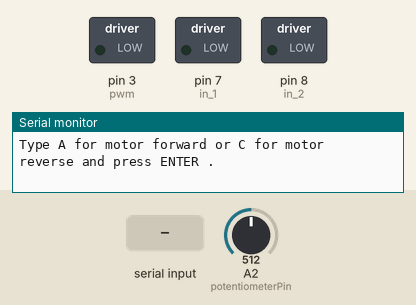
A sketch run on a simulated Arduino Uno, built with avr-gcc and run on an emulated ATmega328P. Parts: switched loads named in the sketch (green lamp = pin HIGH), the last lines printed to the serial monitor. The test bench sets the inputs (shaded band); at power-on: A2 (potentiometerPin) = 512.

Above: at 1.2 s.
1.3 s: "A" received over Serial
At 2.4 s:
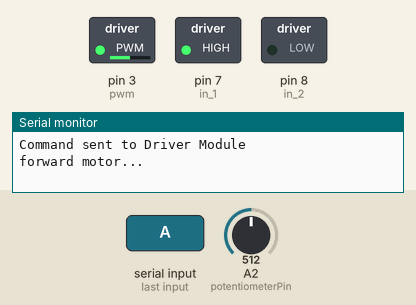
2.8 s: A2 (potentiometerPin) set to 716
At 6.7 s:
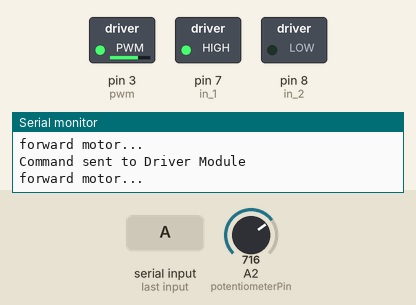
8.8 s: "C" received over Serial
At 9.8 s:
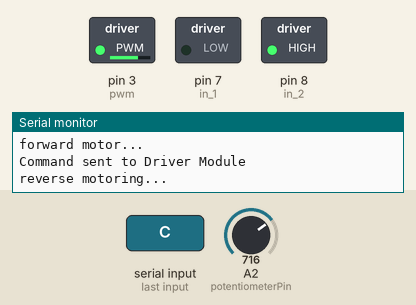
10.8 s: A2 (potentiometerPin) set to 900
At 16.7 s:
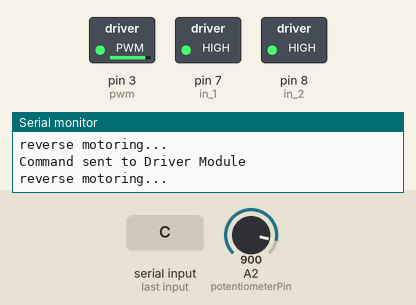
16.8 s: "a" received over Serial
At 18.3 s:
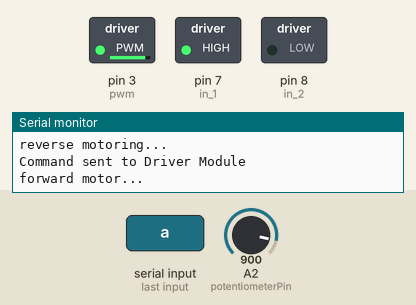
18.8 s: A2 (potentiometerPin) set to 122
At 22.6 s:
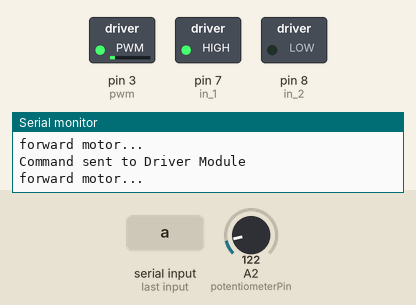
Timing chart, 0 to 29.8 s (numbered marks = the images above; inputs shaded):
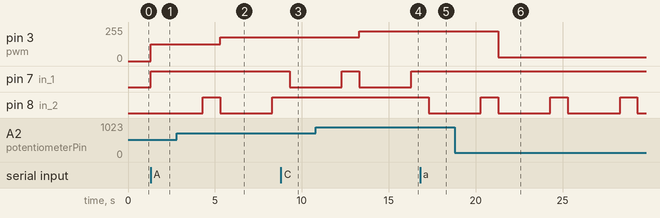

Measured:
- after the input at 1.3 s, pin 3 (pwm): 0/255 → 127/255 at once; pin 7 (in_1): LOW → HIGH at once
- after the input at 2.8 s, pin 3 (pwm): 127/255 → 178/255 after 2.5 s
- after the input at 8.8 s, pin 7 (in_1): HIGH → LOW after 0.50 s; pin 8 (in_2): stays HIGH (without the input it goes to LOW after 0.50 s)
- after the input at 10.8 s, pin 3 (pwm): 178/255 → 224/255 after 2.5 s
- after the input at 16.8 s, pin 7 (in_1): stays HIGH (without the input it goes to LOW after 0.50 s); pin 8 (in_2): HIGH → LOW after 0.50 s
- after the input at 18.8 s, pin 3 (pwm): 224/255 → 30/255 after 2.5 s

The sketch:

dc_motor_control.ino
```cpp
const int pwm = 3 ;  //initializing pin 2 as pwm
const int in_1 = 7 ;
const int in_2 = 8 ;
const int potentiometerPin = A2;
const int start_button = 4;
const int reverse_button = 5;
const int safety_button = 6;
int start_variable =0;


void setup()
  {
      pinMode(pwm,OUTPUT) ;   //we have to set PWM pin as output
      pinMode(in_1,OUTPUT) ;  //Logic pins are also set as output
      pinMode(in_2,OUTPUT) ;
      Serial.begin(9600);
      Serial.println(".........................DC MOTOR CONTROL................................");
      Serial.println("Type A for motor forward or C for motor reverse and press ENTER .");
  }

void loop()

{
        int potValue = potentiometerValue();
        int speed_val = map(potValue, 0, 1023, 0, 255);   // sets the value (range from 0 to 255):


      if(Serial.available()>0)
      {
      start_variable = Serial.read();
      }


      if(start_variable==65 || start_variable==97)          //check if A is sent
     {
      Serial.println("Command sent to Driver Module");
      Serial.println("forward motor...");
    //For Clock wise motion , in_1 = High , in_2 = Low

        digitalWrite(in_1,HIGH) ;
        digitalWrite(in_2,LOW) ;
        analogWrite(pwm,speed_val) ;
        delay(3000);

    //For brake
       digitalWrite(in_1,HIGH) ;
       digitalWrite(in_2,HIGH) ;
       delay(1000) ;
    }

      else if(start_variable==67 || start_variable==99)      //if C is sent
       {
          Serial.println("Command sent to Driver Module");
          Serial.println("reverse motoring...");
        //For Clock wise motion , in_1 = High , in_2 = Low

          digitalWrite(in_1,LOW) ;
          digitalWrite(in_2,HIGH) ;
          analogWrite(pwm,speed_val) ;
          delay(3000);

        //For brake
           digitalWrite(in_1,HIGH) ;
           digitalWrite(in_2,HIGH) ;
           delay(1000) ;
      }


}

     ////////////////////////////////function to calculate potentiometer value////////////////////////////////////////////////////
      int potentiometerValue()
       {
        int val = analogRead(potentiometerPin);
        return val;
       }


      /////////////////////////////////////////////////////////////////////////////////////////////////////////////////////////
```
